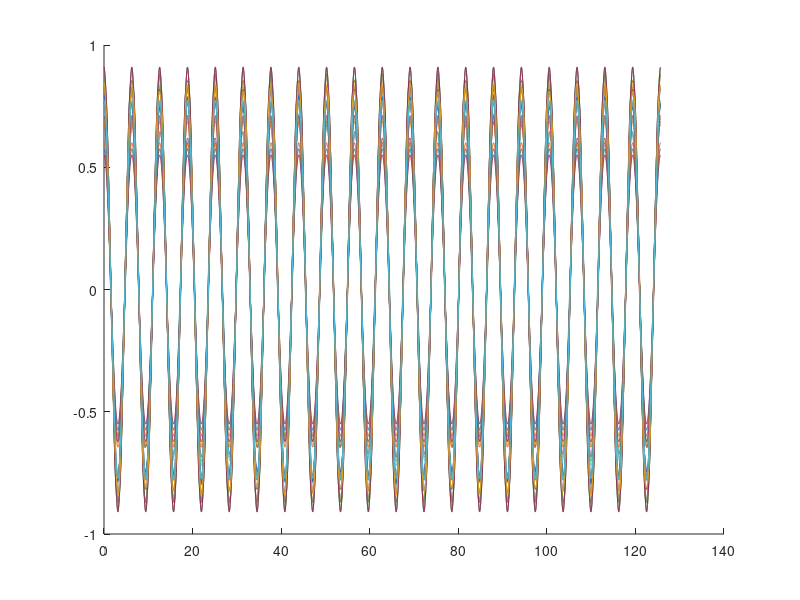
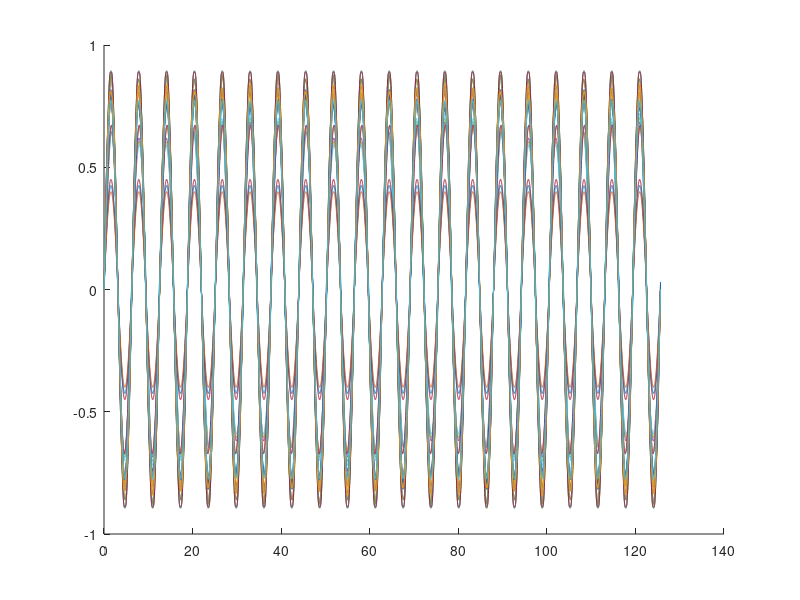
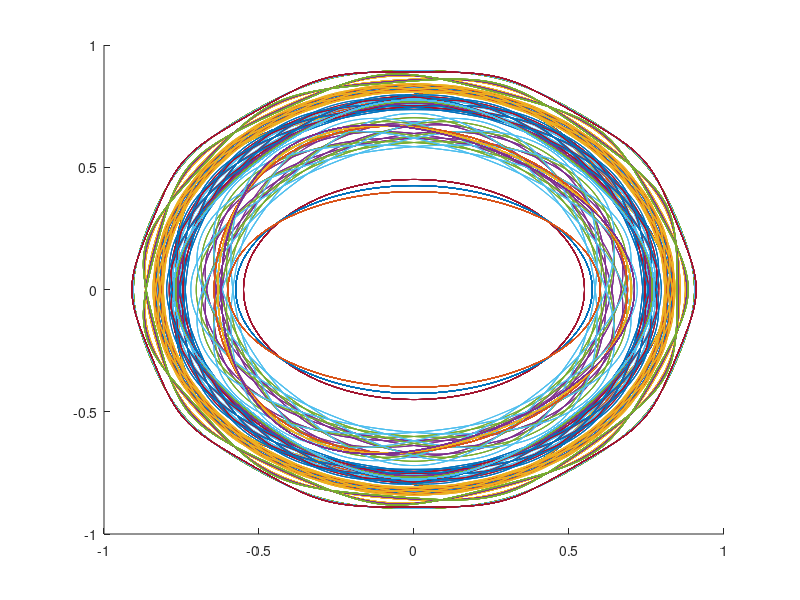

These charts were generated, in order, by the following MATLAB code:
t = linspace(0, 2*pi*20,10000);

R = [200];
r = [30];
p = [20];

R = linspace(100, 200, 3)
r = linspace(20, 50, 3)
p = linspace(10, 20, 3)


close all;
figure();
figure();
figure();
for cR = R
    for cr = r
       for cp = p
          k = cr / cR;
          l = cp / cR;
          x = ((1-k).*cos(t)) + ((l*k).*cos(((1-k)/k).*t));
          y = ((1-k).*sin(t)) - ((l*k).*sin(((1-k)/k).*t));
          figure(1);
          hold on;
          plot(t,x);
          
          figure(2);
          hold on;
          plot(t,y);
          
          figure(3);
          hold on;
          plot(x, y);
          
       end
    end
end



